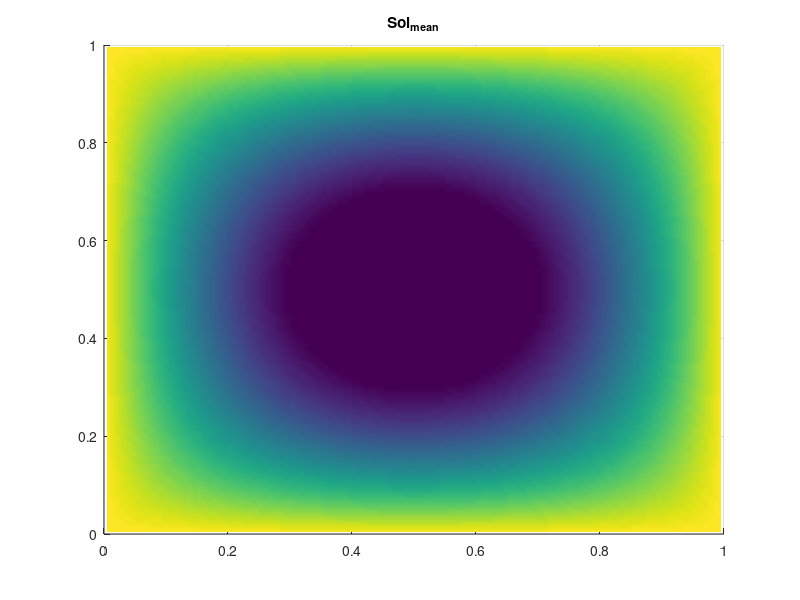
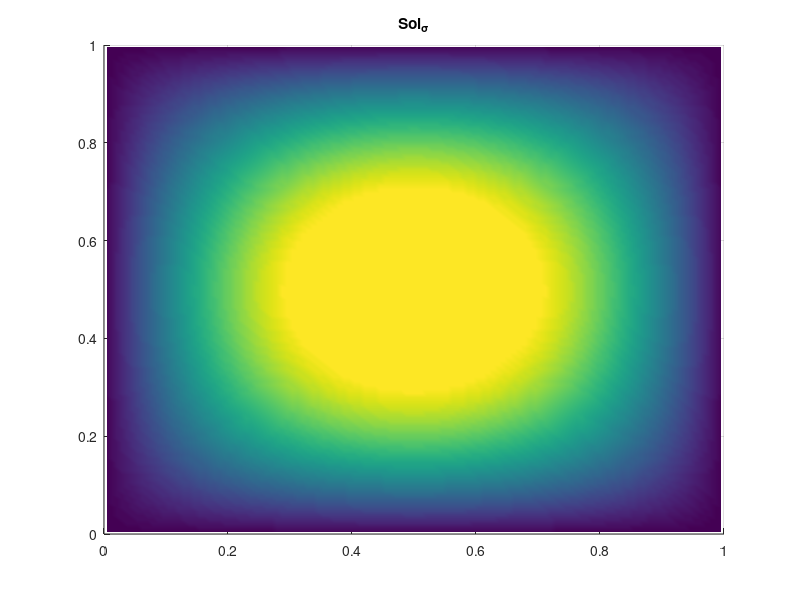
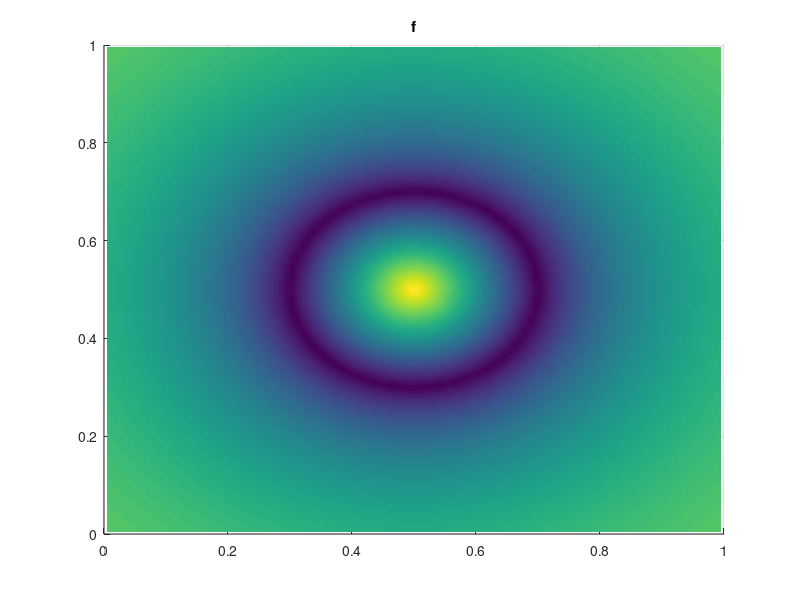
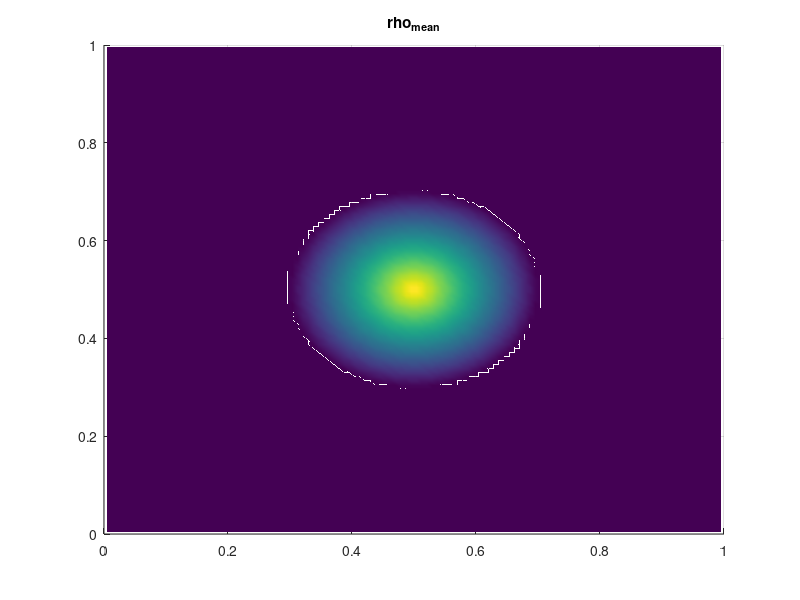

Write MATLAB code to recreate these figures, in order.
X = dlmread('X.dat','',2,0);
Y = dlmread('Y.dat','',2,0);
sol_var = dlmread('sol_var.dat','',2,0);
sol_var = sqrt(sol_var);
sol_mean = dlmread('sol_mean.dat','',2,0);
f = dlmread('f.dat','',2,0);
rho_var = dlmread('rho_var.dat','',2,0);
rho_var = sqrt(rho_var);
rho_mean = dlmread('rho_mean.dat','',2,0);
X = reshape(X,sqrt(length(X)),[]);
Y = reshape(Y,sqrt(length(Y)),[]);
sol_var = reshape(sol_var,sqrt(length(sol_var)),[]);
sol_mean = reshape(sol_mean,sqrt(length(sol_mean)),[]);
f = reshape(f,sqrt(length(f)),[]);
rho_var = reshape(rho_var,sqrt(length(rho_var)),[]);
rho_mean = reshape(rho_mean,sqrt(length(rho_mean)),[]);

N = [10;25;50;200;500;1000];
Ninterp = linspace(10,1000,10000);
varvar = [103744;127280;82926.6;79215.2;78458.3;73479.7];
meanmean = [-227.595;-216.574;-211.519;-210.875;-211.891;-212.954];
varvarint = interp1(N,varvar,Ninterp,'cubic');
meanmeanint = interp1(N,meanmean,Ninterp,'cubic');

figure(10);
subplot(2,1,1)
plot(N,varvar,'ok',Ninterp,varvarint,'-k');
xlabel('N');ylabel('||Var(X)||_2');
subplot(2,1,2)
plot(N,meanmean,'*k',Ninterp,meanmeanint,'-k');
xlabel('N');ylabel('E[E[X|(x,y)]]');

figure(1);
surf(X,Y,sol_mean);
shading interp;
view([0 90]);
title('Sol_{mean}');

figure(2);
surf(X,Y,sol_var);
shading interp;
view([0 90]);
title('Sol_{\sigma}');

figure(3);
surf(X,Y,f);
shading interp;
view([0 90]);
title('f');

figure(4);
surf(X,Y,rho_mean);
shading interp;
view([0 90]);
title('rho_{mean}');

figure(5);
surf(X,Y,rho_var);
shading interp;
view([0 90]);
title('rho_{\sigma}');
